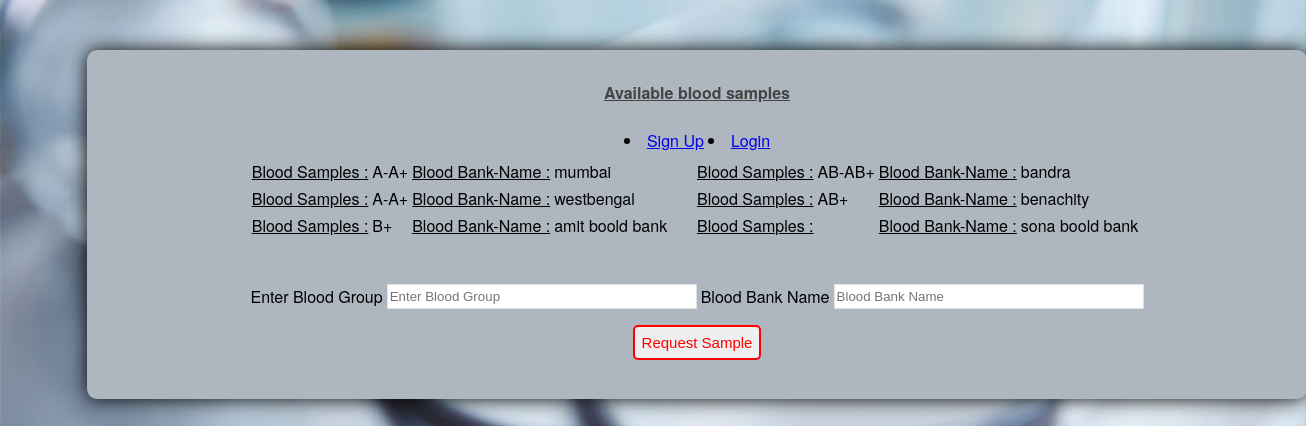
The app's page /Available_blood_samples.php with its own data.
### tables this page shows
CREATE TABLE `addbloodinfo` (
  `ID` int(4) NOT NULL,
  `Blood_Group1` varchar(15) DEFAULT NULL,
  `BloodBank1` varchar(20) DEFAULT NULL,
  `Address1` varchar(200) DEFAULT NULL,
  `Blood_Group2` varchar(15) DEFAULT NULL,
  `BloodBank2` varchar(20) DEFAULT NULL,
  `Address2` varchar(200) DEFAULT NULL
);

### Available_blood_samples.php (the view, shortened to what this page needs)
<html>
<head>
</head>
<body background="images/blood-18.jpg" style="height: 50%; background-position: center;background-size: cover;">
<center>
<div class="main">
    <div class="one">
        <div class="register">
          <p><h4><u>Available blood samples</u></h4></p>
          <form id="reg-form" method="post">
		  <table><tr>
		    <?php if(isset($_SESSION["username"])): ?>
	            <td><li><a href="#"><span></span><?php echo $_SESSION['username'];?></a></li></td>
	            <td><li><a href="logout.php"><span></span> Logout</a></li></td>
            <?php else:?>
                <td><li><a href="Registration.php"><span></span> Sign Up</a></li></td>
                <td><li><a href="login.php"><span></span> Login</a></li></td>
	        <?php endif;?>
		  </tr>
		  </table>
		<table><tr>
            <?php
                $conn = new mysqli("localhost","root","","blood");
                $sql = "SELECT BloodBank1,BloodBank2,Blood_Group1,Blood_Group2 FROM addbloodinfo";
                $result = mysqli_query($conn, $sql);
                if (mysqli_num_rows($result) > 0)
				{
                    while($row = mysqli_fetch_assoc($result))
		            {
		                echo '<tr>';
                        echo '<td>'. "<u>Blood Samples : </u>  ". '</td>'.'<td>' .$row["Blood_Group1"]. '</td>'.'<td>'. "<u>Blood Bank-Name : </u> " .'</td>'.'<td>'. $row["BloodBank1"].'</td>'.'<td>'."<br>".'</td>'.'<td>'."&nbsp;&nbsp;&nbsp;&nbsp;".'</td>'.'<td>'. "<u>Blood Samples : </u>  ". '</td>'.'<td>' .$row["Blood_Group2"]. '</td>'.'<td>'. "<u>Blood Bank-Name : </u> " .'</td>'.'<td>'. $row["BloodBank2"].'</td>'.'<td>'."<br>".'</td>';
		                echo '</tr>';
                    }
                }
            ?>
    </tr>
	</table>
	<pre>
	</pre>
	<table>
	<tr>
	<td><label for="name">Enter Blood Group</label></td>
             <td> <input type="text" id="name" spellcheck="false" placeholder="Enter Blood Group" name="Blood1"/></td>
			 <td><label for="name">Blood Bank Name</label></td>
             <td> <input type="text" id="name" spellcheck="false" placeholder="Blood Bank Name" name="BloodBank1"/></td>
	</tr>
	</table>
			<table>
			<tr>
            <div class="buttons">
              <td><label></label>
              <input type="submit" value="Request Sample" class="btn col" name="mysubmit"/></td>
            </div></tr></table>
          </div>
        </div>
      </div>
	</body>
</html>

### Available_blood_samples.php (style rules this page uses)
.main > div { width: 80%; margin-top: 50px; margin-right: 100px; }
#name { border: 1px solid #e0e0e0; height: 25px; width: 310px; }
.btn { cursor: pointer; margin: 10px; border-radius: 5px; padding: 7px; font-size: 15px; }
.col { color: red; border: 2px red solid; }

### records on screen
addbloodinfo: Blood_Group1 "A-A+", BloodBank1 "mumbai", Blood_Group2 "AB-AB+", BloodBank2 "bandra"
addbloodinfo: Blood_Group1 "A-A+", BloodBank1 "westbengal", Blood_Group2 "AB+", BloodBank2 "benachity"
addbloodinfo: Blood_Group1 "B+", BloodBank1 "amit boold bank", BloodBank2 "sona boold bank"
